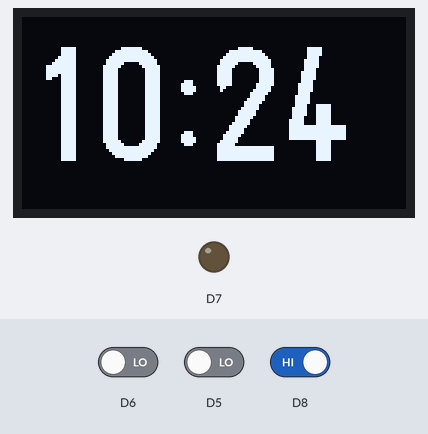
Bench run of a sketch on a simulated ESP8266 (NodeMCU). Parts: 128×64 one-colour display, output pins drawn as LEDs (lit = HIGH). The inputs (shaded band) are chosen by the test bench; at power-on: D8 LOW, D6 LOW, D5 LOW. WiFi joins after 1.5 s; servers stay silent unless stated; network time is answered at once with the bench clock; uploads are accepted with an empty reply; the local clock reads 2024-03-15 10:24:30 at power-on unless the sketch sets it; what the sketch prints to the serial monitor is not drawn.

3.5 s: D8 driven HIGH
Above: at 3.71 s.
6.5 s: D8 driven LOW
Timing chart, 0 to 9.5 s (numbered marks = the images above; inputs shaded):
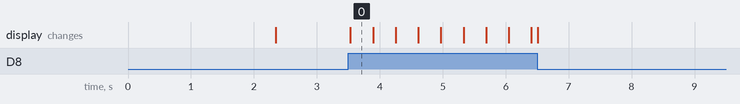

Measured:
- after the input at 3.5 s, the display: changes at once (image 0)

The sketch:

loud_loud_boy_device_code.ino
```cpp
#include <Wire.h>
#include <U8g2lib.h>
#include <ESP8266WiFi.h>
#include <WiFiClient.h>
#include <NTPClient.h>
#include <WiFiUdp.h>

using namespace std;

const char* ssid = "your_SSID";          // WiFi SSID
const char* password = "your_PASSWORD";  // WiFi 비밀번호

const char* server = "your_server.com";  // 서버 도메인 또는 IP 주소
const int port = 80;                     // 서버 포트 (HTTP 기본 포트는 80)
const char* path = "/embedded/connect";  // SSE가 제공되는 경로

WiFiClient client;

WiFiUDP ntpUDP;

NTPClient timeClient(ntpUDP, "pool.ntp.org", 32400, 60000);

String jwt_token = "0";
int Alarm_time[21];
String Alarm_time_for_screen[21];
String title[21];
uint8_t cnt_1 = 0;
uint8_t cnt_2 = 0;
uint8_t cnt_3 = 0;
uint8_t cnt = 0;
uint8_t buzzer_on = 0;
uint8_t page_plan = 0;
uint8_t page_select = 0;


U8G2_SSD1306_128X64_NONAME_F_HW_I2C u8g2(U8G2_R0, U8X8_PIN_NONE);

void setup() {
  u8g2.begin();
  timeClient.begin();

  Serial.begin(115200);

  WiFi.begin(ssid, password);
  while (WiFi.status() != WL_CONNECTED) {
    delay(1000);
    Serial.println("Connecting to WiFi...");
  }
  Serial.println("Connected to WiFi");
  Serial.println(WiFi.localIP());
  pinMode(D5, INPUT);
  pinMode(D6, INPUT);
  pinMode(D7, OUTPUT);
  pinMode(D8, INPUT);
  if (jwt_token != "0") {
    if (client.connect(server, port)) {
      Serial.println("서버에 연결되었습니다.");
      client.print(String("GET ") + path + " HTTP/1.1\r\n" + "Host: " + server + "\r\n" + "jwt_token: " + jwt_token + "\r\n" + "Accept: text/event-stream\r\n" + "Connection: keep-alive\r\n\r\n");
    }
  } else {
    if (client.connect(server, port)) {
      Serial.println("서버에 연결되었습니다.");
      client.print(String("GET ") + path + " HTTP/1.1\r\n" + "Host: " + server + "\r\n" + "Accept: text/event-stream\r\n" + "Connection: keep-alive\r\n\r\n");
    }
  }

  while (client.connected()) {
    String line = client.readStringUntil('\n');
    if (line == "\r") {
      break;
    }
  }

  attachInterrupt(digitalPinToInterrupt(D5), change_left, RISING);
  attachInterrupt(digitalPinToInterrupt(D6), change_right, RISING);

}

void loop() {
  u8g2.clearBuffer();

  timeClient.update();
  String currentTime = timeClient.getFormattedTime();
  int hours = currentTime.substring(0, 2).toInt();
  int minutes = currentTime.substring(3, 5).toInt() + (hours * 60);

  server_receive();


  if (minutes == Alarm_time[0]) {
      digitalWrite(D7, HIGH);
      buzzer_on = 1;
      Alarm_time[0] = 0;
  }
  if (buzzer_on == 1) {
    if (digitalRead(D8) == HIGH) {
      digitalWrite(D7, LOW);
      buzzer_on = 0;
    }
  } else if (buzzer_on == 0) {
    if (digitalRead(D8) == HIGH) {
      page_select++;
      page_select = page_select % 3;
    }
  }
  nomal_screen(page_select, currentTime);
  u8g2.sendBuffer();
}

void screen_print_plan(uint8_t n) {
  u8g2.setFont(u8g2_font_6x10_tf);
  u8g2.drawStr(0, 10, return_char_Array(Alarm_time_for_screen[n]));
  u8g2.setFont(u8g2_font_unifont_t_korean1);
  u8g2.drawStr(0, 30, return_char_Array(title[n].substring(0, 8)));
  u8g2.drawStr(0, 46, return_char_Array(title[n].substring(8, 16)));
  u8g2.drawStr(0, 62, return_char_Array(title[n].substring(16, 24)));
}

void server_receive() {
  if (client.available()) {
    if (cnt_1 == cnt_2 && cnt_2 == cnt_3) {
      cnt++;
      cnt = cnt%20;
      cnt_1 = cnt_1%20;
      cnt_2 = cnt_2%20;
      cnt_3 = cnt_3%20;
    }
    String line = client.readStringUntil('\n');
    if (jwt_token == "0") {
      if (line.startsWith("jwt_token: ")) {
        String eventData = line.substring(11);
        jwt_token = eventData;
      }
    } else if (line.startsWith("title: ")) {
      String eventData = line.substring(7);
      title[cnt % 20] = eventData;
      cnt_1++;
    } else if (line.startsWith("time_data: ")) {
      String eventData = line.substring(11);
      Alarm_time[cnt % 20] = strtoul(eventData.c_str(), NULL, 10);
      cnt_2++;
    } else if (line.startsWith("date: ")) {
      String eventData = line.substring(6);
      Alarm_time_for_screen[cnt % 20] = eventData;
      cnt_3++;
    }
  }
}

char* return_char_Array(String str) {
  char* charArray = stringToCharArray(str);
  return charArray;
}


char* stringToCharArray(String input) {
  int length = input.length() + 1;     // null 문자 포함
  char* charArray = new char[length];  // 동적 메모리 할당
  input.toCharArray(charArray, length);
  return charArray;
}

void nomal_screen(uint8_t n, String time) {
  if (page_select == 0) {  //메인페이지
    u8g2.setFont(u8g2_font_helvB12_tf);
    u8g2.drawStr(10, 30, "DoW");
  } else if (page_select == 1) {  //시간
    u8g2.setFont(u8g2_font_logisoso38_tn);
    u8g2.drawStr(0, 48, time.substring(0, 5).c_str());
  } else if (page_select == 2) {  //일정
    screen_print_plan(page_plan);
  }
}

ICACHE_RAM_ATTR void change_left(){
  if(page_plan == 0){
    page_plan = 19;
  }
  else{
    page_plan--;
  }
}

ICACHE_RAM_ATTR void change_right(){
  if(page_plan == 19){
    page_plan = 0;
  }
  else{
    page_plan++;
  }
}
```
